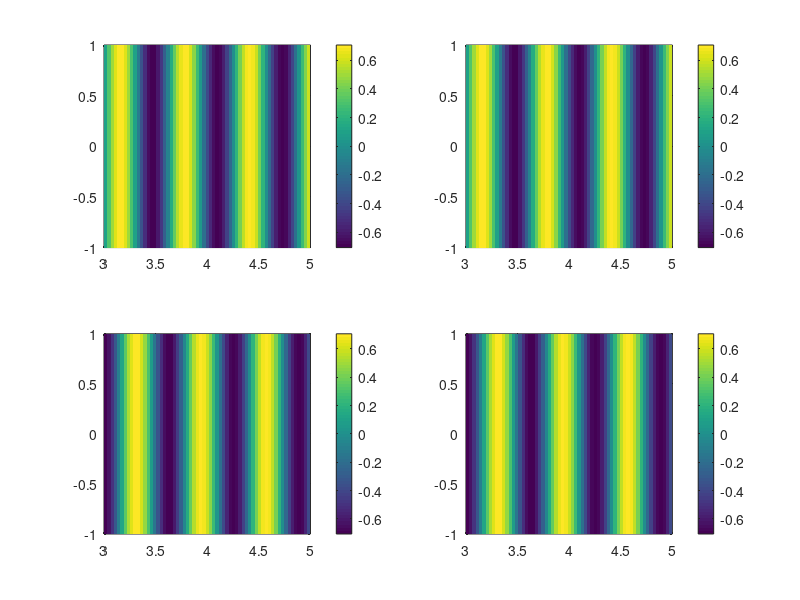

Reproduce this figure in MATLAB.
clear
clc

N=64;
x_choose=linspace(3,5,N);
y_choose=linspace(-1,1,N);

[xx,yy]=meshgrid(x_choose,y_choose);
zz=xx+sqrt(-1)*yy;

k0=10;
s0=1;

psiA_target=exp(sqrt(-1)*k0*xx)/sqrt(2);
psiB_target=s0*exp(sqrt(-1)*k0*xx)/sqrt(2);
norm_target=sum(sum(abs(psiA_target).^2+abs(psiB_target).^2))/N^2;
psiA_target=psiA_target./sqrt(norm_target);
psiB_target=psiB_target./sqrt(norm_target);

phi=zeros(4,64,64);
phi(1,:,:)=real(psiA_target);
phi(2,:,:)=imag(psiA_target);
phi(3,:,:)=real(psiB_target);
phi(4,:,:)=imag(psiB_target);

figure()
subplot(2,2,1)
pcolor(xx, yy,  real(psiA_target)); hold on;
shading flat;
colorbar

subplot(2,2,2)
pcolor(xx, yy,  real(psiB_target)); hold on;
shading flat; 
colorbar

subplot(2,2,3)
pcolor(xx, yy,  imag(psiA_target)); hold on;
shading flat;
colorbar

subplot(2,2,4)
pcolor(xx, yy,  imag(psiB_target)); hold on;
shading flat; 
colorbar

save data_10.mat phi